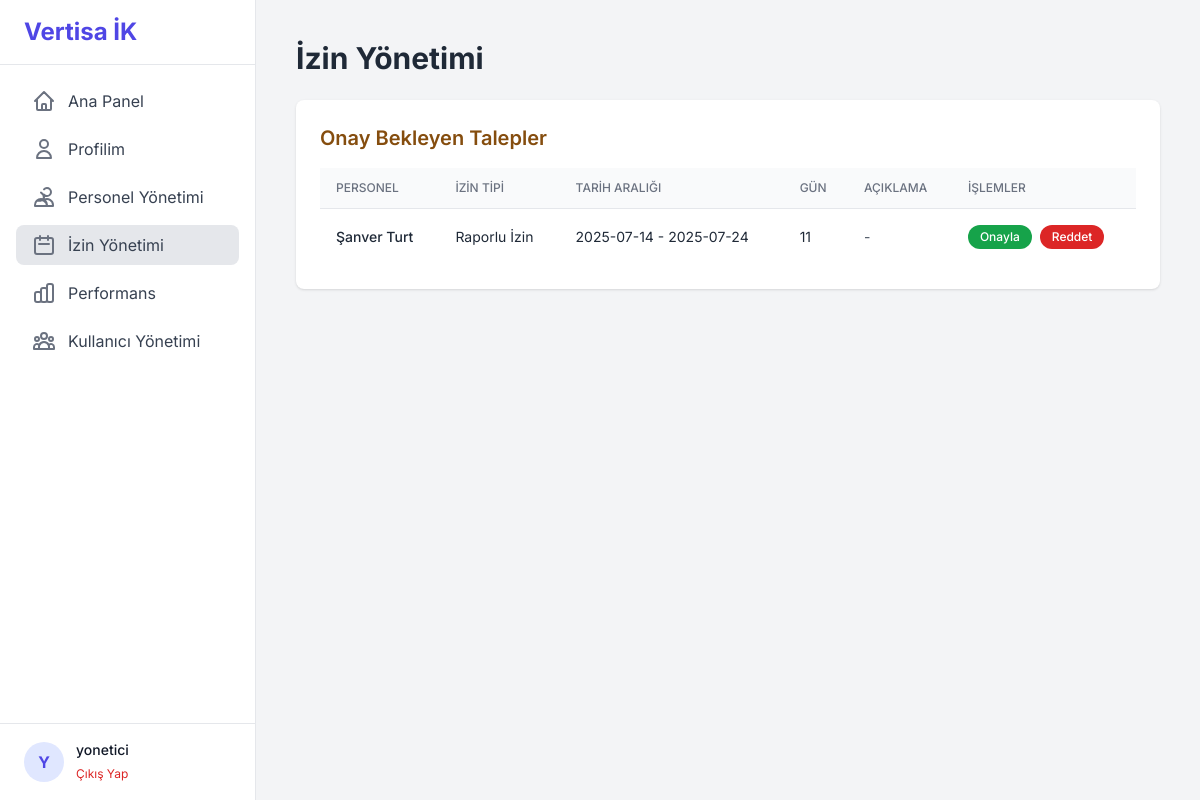
The app's page /leave (signed in), older data.
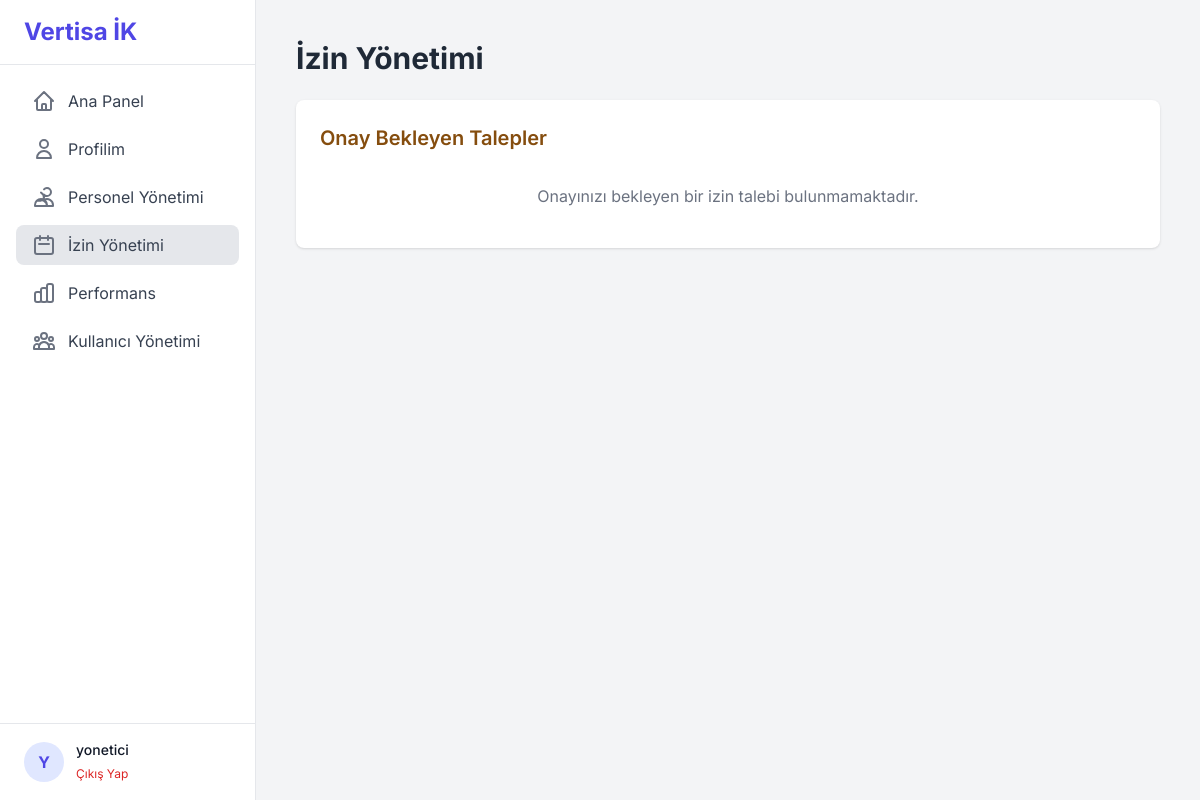
The same page, newer data.
### tables this page shows
CREATE TABLE izin_talepleri (
        id INTEGER PRIMARY KEY AUTOINCREMENT,
        calisan_id INTEGER NOT NULL,
        izin_tipi TEXT NOT NULL,
        baslangic_tarihi TEXT NOT NULL,
        bitis_tarihi TEXT NOT NULL,
        gun_sayisi INTEGER NOT NULL,
        aciklama TEXT,
        talep_tarihi TEXT NOT NULL,
        durum TEXT NOT NULL DEFAULT 'Beklemede',
        yonetici_notu TEXT,
        FOREIGN KEY (calisan_id) REFERENCES calisanlar (id) ON DELETE CASCADE
    );

CREATE TABLE calisanlar (
        id INTEGER PRIMARY KEY AUTOINCREMENT,
        ise_baslama_tarihi TEXT, ad_soyad TEXT NOT NULL, sube TEXT,
        sicil_no TEXT UNIQUE, egitim TEXT, tel TEXT, gorevi TEXT,
        ucreti TEXT, tc_kimlik TEXT, adres TEXT, iban TEXT,
        aciklama TEXT, yakin_tel TEXT, yaka_tipi TEXT,
        isten_cikis_tarihi TEXT,
        yillik_izin_bakiye INTEGER NOT NULL DEFAULT 20
    , yonetici_id INTEGER REFERENCES calisanlar(id));

### main.py (the view, shortened to what this page needs)
@app.route('/leave', methods=['GET', 'POST'])
@login_required
def leave_management():
    db = get_db()
    calisan_id = session.get('calisan_id')
    user_role = session.get('role')
    if not calisan_id and user_role not in ['admin', 'manager']:
        flash("Hesabınız bir personel profiline bağlı değil. Lütfen yöneticinizle iletişime geçin.", "danger")
        return redirect(url_for('dashboard'))
    pending_requests = []
    if user_role == 'admin':
        pending_requests = db.execute("SELECT it.*, c.ad_soyad FROM izin_talepleri it JOIN calisanlar c ON it.calisan_id = c.id WHERE it.durum = 'Beklemede' ORDER BY it.talep_tarihi DESC").fetchall()
    elif user_role == 'manager':
        pending_requests = db.execute("SELECT it.*, c.ad_soyad FROM izin_talepleri it JOIN calisanlar c ON it.calisan_id = c.id WHERE it.durum = 'Beklemede' AND c.yonetici_id = ? ORDER BY it.talep_tarihi DESC", (calisan_id,)).fetchall()
    return render_template('leave_management.html', pending_requests=pending_requests)

### main.py (called while the page is built)
def get_db():
    db = getattr(g, '_database', None)
    if db is None:
        db = g._database = sqlite3.connect(DATABASE)
        db.row_factory = sqlite3.Row
    return db

@app.teardown_appcontext
def close_connection(exception):
    db = getattr(g, '_database', None)
    if db is not None:
        db.close()

def login_required(f):
    @wraps(f)
    def decorated_function(*args, **kwargs):
        if "user_id" not in session:
            flash("Bu sayfayı görüntülemek için lütfen giriş yapın.", "warning")
            return redirect(url_for('login'))
        return f(*args, **kwargs)
    return decorated_function

### templates/leave_management.html (shortened to what this page needs)
{% extends "base.html" %}
{% block content %}
<div class="flex justify-between items-center mb-6">
    <h1 class="text-3xl font-bold text-gray-800">İzin Yönetimi</h1>
</div>
{% if session.role in ['admin', 'manager'] %}
<div class="mb-8 bg-white rounded-lg shadow p-6">
    <h2 class="text-xl font-semibold text-yellow-800 mb-4">Onay Bekleyen Talepler</h2>
    {% if pending_requests %}
    <div class="overflow-x-auto">
        <table class="min-w-full divide-y divide-gray-200">
            <thead class="bg-gray-50">
                <tr>
                    <th class="px-4 py-3 text-left text-xs font-medium text-gray-500 uppercase">Personel</th>
                    <th class="px-4 py-3 text-left text-xs font-medium text-gray-500 uppercase">İzin Tipi</th>
                    <th class="px-4 py-3 text-left text-xs font-medium text-gray-500 uppercase">Tarih Aralığı</th>
                    <th class="px-4 py-3 text-left text-xs font-medium text-gray-500 uppercase">Gün</th>
                    <th class="px-4 py-3 text-left text-xs font-medium text-gray-500 uppercase">Açıklama</th>
                    <th class="px-4 py-3 text-left text-xs font-medium text-gray-500 uppercase">İşlemler</th>
                </tr>
            </thead>
            <tbody class="bg-white divide-y divide-gray-200">
                {% for req in pending_requests %}
                <tr class="hover:bg-gray-50">
                    <td class="px-4 py-4 whitespace-nowrap text-sm text-gray-800 font-medium">{{ req.ad_soyad }}</td>
                    <td class="px-4 py-4 whitespace-nowrap text-sm text-gray-800">{{ req.izin_tipi }}</td>
                    <td class="px-4 py-4 whitespace-nowrap text-sm text-gray-800">{{ req.baslangic_tarihi }} - {{ req.bitis_tarihi }}</td>
                    <td class="px-4 py-4 whitespace-nowrap text-sm text-gray-800">{{ req.gun_sayisi }}</td>
                    <td class="px-4 py-4 text-sm text-gray-600 max-w-xs truncate" title="{{ req.aciklama }}">{{ req.aciklama or '-' }}</td>
                    <td class="px-4 py-4 whitespace-nowrap text-sm font-medium">
                        <div class="flex items-center space-x-2">
                            <form action="{{ url_for('leave_action', request_id=req.id, action='approve') }}" method="POST">
                                <button type="submit" class="px-3 py-1 text-xs font-medium text-white bg-green-600 rounded-full hover:bg-green-700">Onayla</button>
                            </form>
                            <form action="{{ url_for('leave_action', request_id=req.id, action='reject') }}" method="POST">
                                <button type="submit" class="px-3 py-1 text-xs font-medium text-white bg-red-600 rounded-full hover:bg-red-700">Reddet</button>
                            </form>
                        </div>
                    </td>
                </tr>
                {% endfor %}
            </tbody>
        </table>
    </div>
    {% else %}
    <p class="text-center text-gray-500 py-4">Onayınızı bekleyen bir izin talebi bulunmamaktadır.</p>
    {% endif %}
</div>
{% endif %}
{% endblock %}

### templates/base.html (shortened to what this page needs)
<!DOCTYPE html>
<html lang="tr" class="h-full bg-gray-100">
<head>
    <script src="https://cdn.tailwindcss.com"></script>
</head>
<body class="h-full">
    <div class="flex h-full">
        <div class="w-64 flex flex-col bg-white border-r border-gray-200">
            <div class="px-6 py-4 border-b border-gray-200">
                <h1 class="text-2xl font-bold text-indigo-600">Vertisa İK</h1>
            </div>
            <nav class="flex-1 px-4 py-4 space-y-2">
                <a href="{{ url_for('dashboard') }}" class="flex items-center px-4 py-2 text-gray-700 rounded-lg {% if 'dashboard' in request.endpoint %}bg-gray-200{% else %}hover:bg-gray-100{% endif %}">
                    <svg class="h-6 w-6 mr-3 text-gray-500" fill="none" viewBox="0 0 24 24" stroke="currentColor"><path stroke-linecap="round" stroke-linejoin="round" stroke-width="2" d="M3 12l2-2m0 0l7-7 7 7M5 10v10a1 1 0 001 1h3m10-11l2 2m-2-2v10a1 1 0 01-1 1h-3m-6 0a1 1 0 001-1v-4a1 1 0 011-1h2a1 1 0 011 1v4a1 1 0 001 1m-6 0h6"/></svg>
                    Ana Panel
                </a>
                <a href="{{ url_for('profile') }}" class="flex items-center px-4 py-2 text-gray-700 rounded-lg {% if 'profile' in request.endpoint %}bg-gray-200{% else %}hover:bg-gray-100{% endif %}">
                    <svg class="h-6 w-6 mr-3 text-gray-500" fill="none" viewBox="0 0 24 24" stroke="currentColor"><path stroke-linecap="round" stroke-linejoin="round" stroke-width="2" d="M16 7a4 4 0 11-8 0 4 4 0 018 0zM12 14a7 7 0 00-7 7h14a7 7 0 00-7-7z"></path></svg>
                    Profilim
                </a>
                <a href="{{ url_for('personnel_list') }}" class="flex items-center px-4 py-2 text-gray-700 rounded-lg {% if 'personnel' in request.endpoint %}bg-gray-200{% else %}hover:bg-gray-100{% endif %}">
                    Personel Yönetimi
                </a>
                <a href="{{ url_for('leave_management') }}" class="flex items-center px-4 py-2 text-gray-700 rounded-lg {% if 'leave' in request.endpoint %}bg-gray-200{% else %}hover:bg-gray-100{% endif %}">
                    <svg class="h-6 w-6 mr-3 text-gray-500" fill="none" viewBox="0 0 24 24" stroke="currentColor"><path stroke-linecap="round" stroke-linejoin="round" stroke-width="2" d="M8 7V3m8 4V3m-9 8h10M5 21h14a2 2 0 002-2V7a2 2 0 00-2-2H5a2 2 0 00-2 2v12a2 2 0 002 2z"/></svg>
                    İzin Yönetimi
                </a>
                <a href="{{ url_for('performance_management') }}" class="flex items-center px-4 py-2 text-gray-700 rounded-lg {% if 'performance' in request.endpoint %}bg-gray-200{% else %}hover:bg-gray-100{% endif %}">
                    Performans
                </a>
                {% if session.role == 'admin' %}
                <a href="{{ url_for('user_management') }}" class="flex items-center px-4 py-2 text-gray-700 rounded-lg {% if 'user_management' in request.endpoint or 'edit_user' in request.endpoint %}bg-gray-200{% else %}hover:bg-gray-100{% endif %}">
                    Kullanıcı Yönetimi
                </a>
                {% endif %}
            </nav>
            <div class="px-6 py-4 border-t border-gray-200">
                {% if session.user_id %}
                <div class="flex items-center">
                    <div class="w-10 h-10 bg-indigo-100 rounded-full flex items-center justify-center font-bold text-indigo-600">
                        {{ session.username[0]|upper }}
                    </div>
                    <div class="ml-3">
                        <p class="text-sm font-medium text-gray-900">{{ session.username }}</p>
                        <a href="{{ url_for('logout') }}" class="text-xs text-red-600 hover:underline">Çıkış Yap</a>
                    </div>
                </div>
                {% endif %}
            </div>
        </div>
        <main class="flex-1 p-6 sm:p-8 md:p-10 bg-gray-100 overflow-y-auto">
            {% block content %}{% endblock %}
        </main>
    </div>
</body>
</html>

### templates/base.html (style rules this page uses)
body { font-family: 'Inter', sans-serif; }

Row changes from the older to the newer data that the page shows:
no longer on this page (row edited): izin_talepleri: ad_soyad "Şanver Turt", izin_tipi "Raporlu İzin", baslangic_tarihi "2025-07-14", bitis_tarihi "2025-07-24", gun_sayisi "11", aciklama "-"
Text that changed along with them:
text no longer shown: "PERSONEL İZIN TIPI TARIH ARALIĞI GÜN AÇIKLAMA İŞLEMLER"
text now shown: "Onayınızı bekleyen bir izin talebi bulunmamaktadır."
